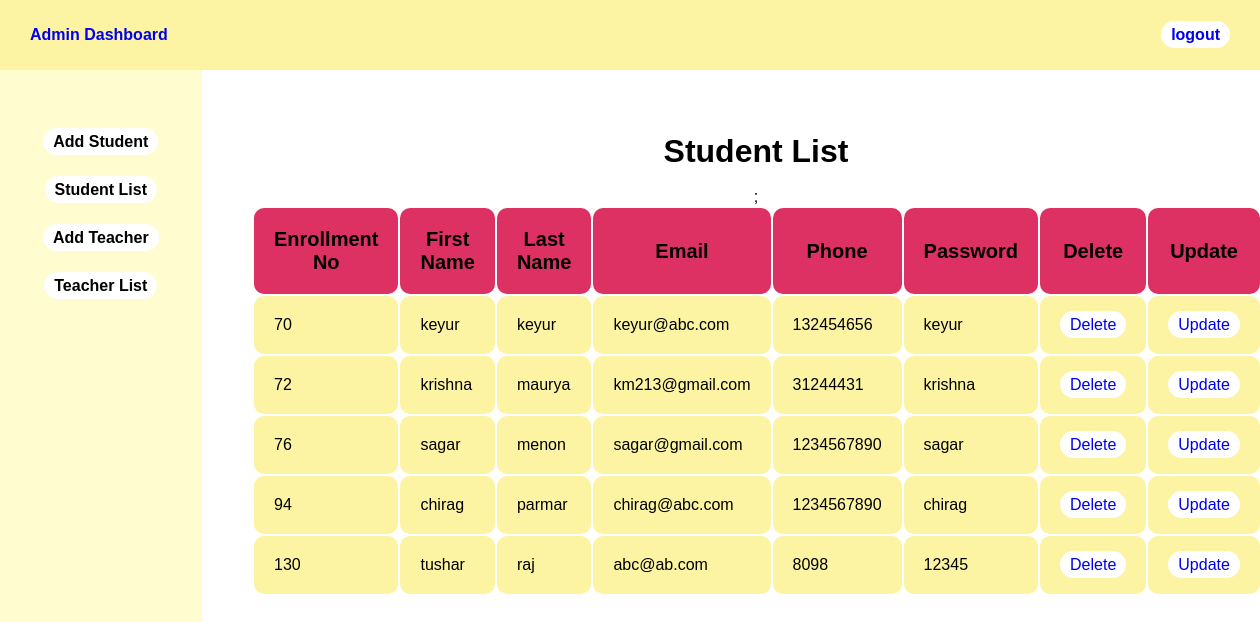
Page /view_student.php (signed in) on the committed database.
### tables this page shows
CREATE TABLE `studentlist` (
  `id` int(10) NOT NULL,
  `uid` varchar(30) NOT NULL,
  `enroll` int(30) NOT NULL,
  `firstname` varchar(30) NOT NULL,
  `lastname` varchar(30) NOT NULL,
  `class` int(10) NOT NULL,
  `email` varchar(50) NOT NULL,
  `phone` bigint(10) NOT NULL,
  `usertype` varchar(30) NOT NULL,
  `password` varchar(30) NOT NULL
);

### view_student.php (the view, shortened to what this page needs)
<?php
    $host="localhost";
    $user="root";
    $password="";
    $db="sgs";
    $conn=mysqli_connect($host,$user,$password,$db);
    $sql="SELECT * FROM studentlist WHERE usertype='student' ORDER BY enroll";
    $result=mysqli_query($conn,$sql);
?>
<html>
<head>
	<link rel="stylesheet" type="text/css" href="css/admin-style.css">
</head>
    <body>
      	<?php
      	include 'admin_sidebar.php';
      	?>
        <div class="content">
        	<center>
        	<h1>Student List</h1>
        	<br>
        	<table >
        		<tr>
        			<th class="table_th">Enrollment No</th>
					<th class="table_th">First Name</th>
					<th class="table_th">Last Name</th>
        			<th class="table_th">Email</th>;
        			<th class="table_th">Phone</th>
        			<th class="table_th">Password</th>
        			<th class="table_th">Delete</th>
					<th class="table_th">Update</th>
        		</tr>
        		<?php
        			while ($info=$result->fetch_assoc()) {
        		?>
        		<tr>
        			<td class="table_td"><?php echo "{$info['enroll']}"; ?></td>
					<td class="table_td"><?php echo "{$info['firstname']}"; ?></td>
					<td class="table_td"><?php echo "{$info['lastname']}"; ?></td>
        			<td class="table_td"><?php echo "{$info['email']}"; ?></td>
        			<td class="table_td"><?php echo "{$info['phone']}"; ?></td>
        			<td class="table_td"><?php echo "{$info['password']}"; ?></td>
        			<td class="table_td"><?php echo "<a class='btn' onClick=\"javascript:return confirm('Are You Sure to Delete this ?')\" href='delete_student.php?student_id={$info['id']}'> Delete </a>"; ?></td>
					<td class="table_td"><?php echo "<a class='btn' href='update_student.php?student_id={$info['id']}'>Update</a>"; ?></td>
				</tr>
        		<?php
        			}
        		?>
        	</center>
        </div>
    </body>
</html>

### admin_sidebar.php
<header class="header">
                <a href="adminhome.php">Admin Dashboard</a>
        <div class="logout">
                <a href="logout.php" class="btn">logout</a>
        </div>
</header>
        <aside>
        	<ul>
        		<li>
        			<a class="btn" href="add_student.php">Add Student</a>
        		</li>
        		<li>
        			<a class="btn" href="view_student.php">Student List</a>
        		</li>
        		<li>
        			<a class="btn" href="add_teacher.php">Add Teacher</a>
        		</li>
        		<li>
        			<a class="btn" href="view_teacher.php">Teacher List</a>
        		</li>
        	</ul>
        </aside>

### css/admin-style.css (style rules this page uses)
* { margin: 0px; padding: 0px; font-family: 'Nuntio',sans-serif; }
.header { background: #fcf4a3; line-height: 70px; padding-left: 30px; font-weight: bold; }
a,a:hover { text-decoration: none!important; }
.logout { float: right; padding-right: 30px; }
ul { background-color: #fffdd0; width: 16%; height: 100%; position: fixed; padding-top: 5%; text-align: center; }
ul li { list-style: none; padding-bottom: 30px; font-weight: bold; margin: 0 10px; }
ul li a { color: #000; font-weight: bold; }
.content { margin-left: 20%; margin-top: 5%; }
.btn { padding: 5px 10px; background: #fff; border-color: #de3163; border-radius: 30px; transition: .5s; }

### view_student.php (style rules this page uses)
table { border-radius: 10px; }
.table_th { padding: 20px; font-size: 20px; background-color: #de3163; border-radius: 10px; }
.table_td { padding: 20px; background-color: #fcf4a3; border-radius: 10px; }

### rows in the picture
studentlist: enroll "70", firstname "keyur", lastname "keyur", email "keyur@abc.com", phone "132454656", password "keyur"
studentlist: enroll "72", firstname "krishna", lastname "maurya", email "km213@gmail.com", phone "31244431", password "krishna"
studentlist: enroll "76", firstname "sagar", lastname "menon", email "sagar@gmail.com", phone "1234567890", password "sagar"
studentlist: enroll "94", firstname "chirag", lastname "parmar", email "chirag@abc.com", phone "1234567890", password "chirag"
studentlist: enroll "130", firstname "tushar", lastname "raj", email "abc@ab.com", phone "8098", password "12345"
